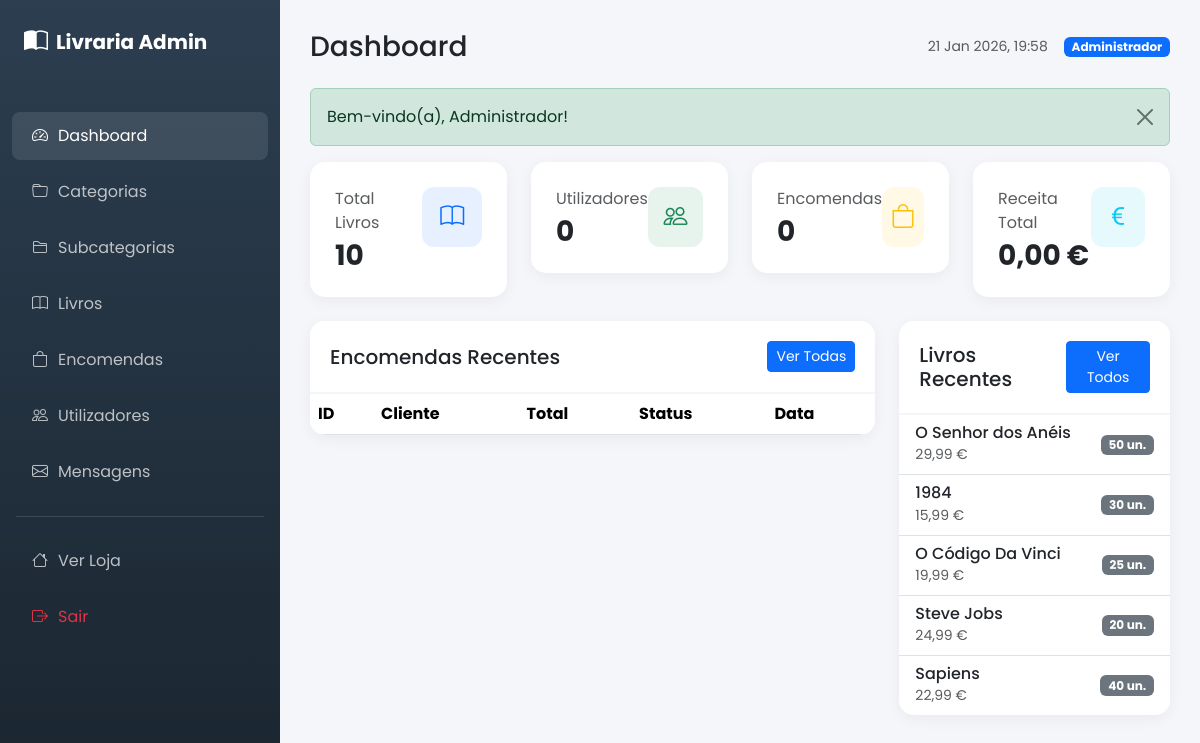
/admin/index.php (signed in), run on the app's committed database.
### tables this page shows
CREATE TABLE IF NOT EXISTS books (
    id INT AUTO_INCREMENT PRIMARY KEY,
    title VARCHAR(200) NOT NULL,
    author VARCHAR(100) NOT NULL,
    description TEXT,
    price DECIMAL(10,2) NOT NULL,
    image VARCHAR(255),
    category_id INT,
    subcategory_id INT,
    stock INT DEFAULT 0,
    featured BOOLEAN DEFAULT FALSE,
    created_at DATETIME DEFAULT CURRENT_TIMESTAMP,
    FOREIGN KEY (category_id) REFERENCES categories(id) ON DELETE SET NULL,
    FOREIGN KEY (subcategory_id) REFERENCES subcategories(id) ON DELETE SET NULL
);

### admin/index.php (the view, shortened to what this page needs)
<?php
require_once '../includes/functions.php';
require_once 'includes/header.php';
$totalBooks = $db->query("SELECT COUNT(*) FROM books")->fetchColumn();
$totalUsers = $db->query("SELECT COUNT(*) FROM users WHERE role = 'user'")->fetchColumn();
$totalOrders = $db->query("SELECT COUNT(*) FROM orders")->fetchColumn();
$totalRevenue = $db->query("SELECT COALESCE(SUM(total_amount), 0) FROM orders WHERE status != 'cancelled'")->fetchColumn();
$recentBooks = $db->query("SELECT * FROM books ORDER BY created_at DESC LIMIT 5")->fetchAll();
?>
<div class="row g-4 mb-4">
    <div class="col-xl-3 col-md-6">
        <div class="stat-card">
            <div class="d-flex justify-content-between">
                <div>
                    <p class="text-muted mb-1">Total Livros</p>
                    <h3 class="fw-bold mb-0"><?php echo $totalBooks; ?></h3>
                </div>
                <div class="icon bg-primary bg-opacity-10 text-primary"><i class="bi bi-book"></i></div>
            </div>
        </div>
    </div>
    <div class="col-xl-3 col-md-6">
        <div class="stat-card">
            <div class="d-flex justify-content-between">
                <div>
                    <p class="text-muted mb-1">Utilizadores</p>
                    <h3 class="fw-bold mb-0"><?php echo $totalUsers; ?></h3>
                </div>
                <div class="icon bg-success bg-opacity-10 text-success"><i class="bi bi-people"></i></div>
            </div>
        </div>
    </div>
    <div class="col-xl-3 col-md-6">
        <div class="stat-card">
            <div class="d-flex justify-content-between">
                <div>
                    <p class="text-muted mb-1">Encomendas</p>
                    <h3 class="fw-bold mb-0"><?php echo $totalOrders; ?></h3>
                </div>
                <div class="icon bg-warning bg-opacity-10 text-warning"><i class="bi bi-bag"></i></div>
            </div>
        </div>
    </div>
    <div class="col-xl-3 col-md-6">
        <div class="stat-card">
            <div class="d-flex justify-content-between">
                <div>
                    <p class="text-muted mb-1">Receita Total</p>
                    <h3 class="fw-bold mb-0"><?php echo formatPrice($totalRevenue); ?></h3>
                </div>
                <div class="icon bg-info bg-opacity-10 text-info"><i class="bi bi-currency-euro"></i></div>
            </div>
        </div>
    </div>
</div>
<div class="row g-4">
    <div class="col-lg-8">
        <div class="table-card">
            <div class="card-header d-flex justify-content-between align-items-center">
                <h5 class="mb-0">Encomendas Recentes</h5>
                <a href="orders.php" class="btn btn-sm btn-primary">Ver Todas</a>
            </div>
            <div class="table-responsive">
                <table class="table table-hover mb-0">
                    <thead>
                        <tr>
                            <th>ID</th>
                            <th>Cliente</th>
                            <th>Total</th>
                            <th>Status</th>
                            <th>Data</th>
                        </tr>
                    </thead>
                </table>
            </div>
        </div>
    </div>
    <div class="col-lg-4">
        <div class="table-card">
            <div class="card-header d-flex justify-content-between align-items-center">
                <h5 class="mb-0">Livros Recentes</h5>
                <a href="books.php" class="btn btn-sm btn-primary">Ver Todos</a>
            </div>
            <div class="list-group list-group-flush">
                <?php foreach ($recentBooks as $book): ?>
                    <div class="list-group-item d-flex justify-content-between align-items-center">
                        <div>
                            <h6 class="mb-0"><?php echo htmlspecialchars(truncateText($book['title'], 25)); ?></h6>
                            <small class="text-muted"><?php echo formatPrice($book['price']); ?></small>
                        </div>
                        <span class="badge bg-secondary"><?php echo $book['stock']; ?> un.</span>
                    </div>
                <?php endforeach; ?>
            </div>
        </div>
    </div>
</div>
<?php require_once 'includes/footer.php'; ?>

### admin/includes/header.php (style rules this page uses)
body { font-family: 'Poppins', sans-serif; background: #f4f6f9; }
.stat-card { background: white; border-radius: 15px; padding: 25px; box-shadow: 0 4px 15px rgba(0, 0, 0, 0.05); transition: transform 0.3s; }
.stat-card .icon { width: 60px; height: 60px; border-radius: 12px; display: flex; align-items: center; justify-content: center; font-size: 1.5rem; }
.table-card { background: white; border-radius: 15px; box-shadow: 0 4px 15px rgba(0, 0, 0, 0.05); overflow: hidden; }
.table-card .card-header { background: white; border-bottom: 2px solid #f4f6f9; padding: 20px; }

### data on the page
books: title "O Senhor dos Anéis", price "29,99 €", stock "50"
books: title "1984", price "15,99 €", stock "30"
books: title "O Código Da Vinci", price "19,99 €", stock "25"
books: title "Steve Jobs", price "24,99 €", stock "20"
books: title "Sapiens", price "22,99 €", stock "40"

### other printed values
$pageTitle "Dashboard"
$_SESSION['user_name'] "Administrador"
$message "Bem-vindo(a), Administrador!"
$totalBooks "10"
$totalUsers "0"
$totalOrders "0"
formatPrice($totalRevenue) "0,00 €"
